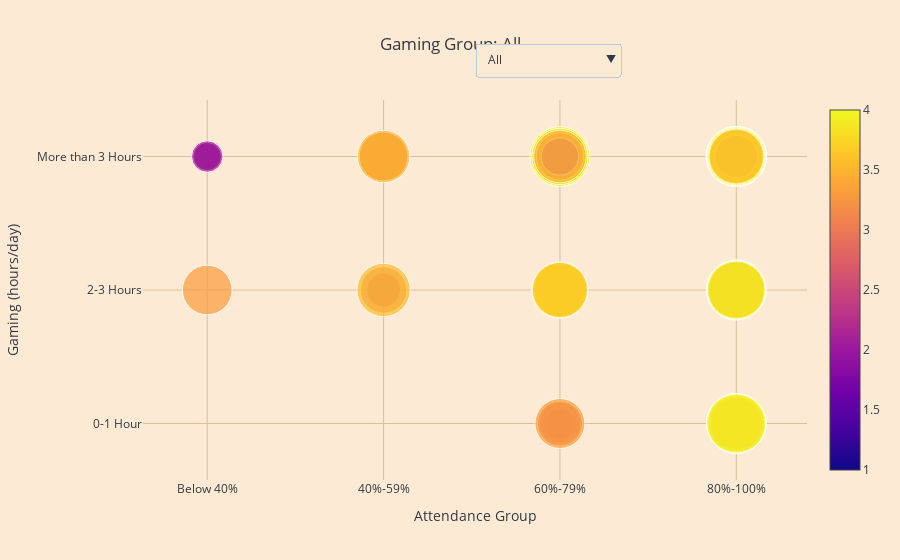

Notebook cell for this chart:
### Code cell
# Run eerste deze cel voordat je verder gaat 

# Hieronder de libraries die gebruikt zijn
import pandas as pd
import plotly.express as px
import plotly.graph_objects as go

# Hieronder laad je de datasets in
df1 = pd.read_csv("StudentPerformanceFactors.csv")
df2 = pd.read_csv("gameandgrade.csv")
df3 = pd.read_csv("ResearchInformation3.csv")

# Letop! krijg je een error dan heb je waarschijlijk een andere naam aan de datasets gegeven 
# of de datasets staan niet in dezelfde map als de jupyter notebook 

import pandas as pd
import plotly.graph_objects as go

# Load datasets
df1 = pd.read_csv("StudentPerformanceFactors.csv")
df2 = pd.read_csv("gameandgrade.csv")
df3 = pd.read_csv("ResearchInformation3.csv")

# Select the dataset with required columns
for df_candidate in [df1, df2, df3]:
    if {"Gaming", "Attendance", "Overall"}.issubset(df_candidate.columns):
        df = df_candidate
        break
else:
    raise ValueError("No dataset contains all required columns.")

# Clean and prepare data
df_clean = df[["Gaming", "Attendance", "Overall"]].dropna().copy()

# Define categorical order
gaming_order = ["More than 3 Hours", "2-3 Hours", "0-1 Hour"]
attendance_order = ["Below 40%", "40%-59%", "60%-79%", "80%-100%"]

df_clean["Gaming"] = pd.Categorical(df_clean["Gaming"], categories=gaming_order, ordered=True)
df_clean["Attendance"] = pd.Categorical(df_clean["Attendance"], categories=attendance_order, ordered=True)

# Create trace for "All"
trace_all = go.Scatter(
    x=df_clean["Attendance"],
    y=df_clean["Gaming"],
    mode='markers',
    name="All",
    visible=True,
    marker=dict(
        size=df_clean["Overall"] * 15,
        color=df_clean["Overall"],
        colorscale="Plasma",
        showscale=True  # Colorbar is shown
    ),
    text=[f"Attendance: {a}<br>Gaming: {g}<br>CGPA: {c:.2f}" 
          for a, g, c in zip(df_clean["Attendance"], df_clean["Gaming"], df_clean["Overall"])],
    hoverinfo='skip'
)

# Create traces per gaming group
group_traces = []
for group in gaming_order:
    group_data = df_clean[df_clean["Gaming"] == group]
    trace = go.Scatter(
        x=group_data["Attendance"],
        y=group_data["Gaming"],
        mode='markers',
        name=group,
        visible=False,
        marker=dict(
            size=group_data["Overall"] * 15,
            color=group_data["Overall"],
            colorscale="Plasma",
            showscale=True  # Colorbar
        ),
        text=[f"Attendance: {a}<br>CGPA: {c:.2f}" 
              for a, c in zip(group_data["Attendance"], group_data["Overall"])],
        hoverinfo='skip'
    )
    group_traces.append(trace)

# All traces
all_traces = [trace_all] + group_traces

# Dropdown buttons
dropdown_buttons = [
    dict(
        label="All",
        method="update",
        args=[
            {"visible": [True] + [False]*len(gaming_order)},
            {"title": "Gaming Group: All"}
        ]
    )
]

for i, group in enumerate(gaming_order):
    visible_array = [False] * (len(gaming_order) + 1)
    visible_array[i + 1] = True
    dropdown_buttons.append(
        dict(
            label=group,
            method="update",
            args=[
                {"visible": visible_array},
                {"title": f"Gaming Group: {group}"}
            ]
        )
    )

# Layout
layout = go.Layout(
    title="Gaming Group: All",
    xaxis=dict(title="Attendance Group", categoryorder='array', categoryarray=attendance_order),
    yaxis=dict(title="Gaming (hours/day)", categoryorder='array', categoryarray=gaming_order[::-1]),
    updatemenus=[
        dict(
            buttons=dropdown_buttons,
            direction="down",
            showactive=True,
            x=0.5,
            xanchor="left",
            y=1.15,
            yanchor="top"
        )
    ],
    margin=dict(t=100),
    height=600
)

# Show figure
fig = go.Figure(data=all_traces, layout=layout)
fig.show()

### Figure 1 — Plotly figure (JSON) as saved in the notebook; plotly's stock layout.template omitted (floating-point values rounded to 4 significant figures; data arrays with more than 128 entries replaced by an {"elided": "..."} marker saying what was removed)
{"data": [{"hoverinfo": "skip", "marker": {"color": {"elided": "493 float values"}, "colorscale": [[0, "#0d0887"], [0.1111, "#46039f"], [0.2222, "#7201a8"], [0.3333, "#9c179e"], [0.4444, "#bd3786"], [0.5556, "#d8576b"], [0.6667, "#ed7953"], [0.7778, "#fb9f3a"], [0.8889, "#fdca26"], [1, "#f0f921"]], "showscale": true, "size": {"elided": "493 float values"}}, "mode": "markers", "name": "All", "text": {"elided": "493 str values"}, "type": "scatter", "visible": true, "x": {"elided": "493 str values"}, "y": {"elided": "493 str values"}}, {"hoverinfo": "skip", "marker": {"color": {"elided": "302 float values"}, "colorscale": [[0, "#0d0887"], [0.1111, "#46039f"], [0.2222, "#7201a8"], [0.3333, "#9c179e"], [0.4444, "#bd3786"], [0.5556, "#d8576b"], [0.6667, "#ed7953"], [0.7778, "#fb9f3a"], [0.8889, "#fdca26"], [1, "#f0f921"]], "showscale": true, "size": {"elided": "302 float values"}}, "mode": "markers", "name": "More than 3 Hours", "text": {"elided": "302 str values"}, "type": "scatter", "visible": false, "x": {"elided": "302 str values"}, "y": {"elided": "302 str values"}}, {"hoverinfo": "skip", "marker": {"color": {"elided": "141 float values"}, "colorscale": [[0, "#0d0887"], [0.1111, "#46039f"], [0.2222, "#7201a8"], [0.3333, "#9c179e"], [0.4444, "#bd3786"], [0.5556, "#d8576b"], [0.6667, "#ed7953"], [0.7778, "#fb9f3a"], [0.8889, "#fdca26"], [1, "#f0f921"]], "showscale": true, "size": {"elided": "141 float values"}}, "mode": "markers", "name": "2-3 Hours", "text": {"elided": "141 str values"}, "type": "scatter", "visible": false, "x": {"elided": "141 str values"}, "y": {"elided": "141 str values"}}, {"hoverinfo": "skip", "marker": {"color": [3.35, 3.467, 1.8, 2.0, 2.5, 2.79, 3.0, 3.11, 3.39, 3.5, 3.5, 3.54, 3.65, 3.65, 3.78, 3.78, 3.8, 3.8, 3.84, 3.87, 3.88, 3.88, 3.88, 3.88, 3.88, 3.88, 3.93, 3.94, 3.94, 3.94, 3.94, 3.94, 3.94, 3.94, 3.94, 3.94, 3.94, 3.94, 3.94, 3.94, 3.95, 4.0, 3.33, 3.6, 3.8, 3.17, 3.5, 3.5, 3.78, 3.94], "colorscale": [[0, "#0d0887"], [0.1111, "#46039f"], [0.2222, "#7201a8"], [0.3333, "#9c179e"], [0.4444, "#bd3786"], [0.5556, "#d8576b"], [0.6667, "#ed7953"], [0.7778, "#fb9f3a"], [0.8889, "#fdca26"], [1, "#f0f921"]], "showscale": true, "size": [50.25, 52.01, 27.0, 30.0, 37.5, 41.85, 45.0, 46.65, 50.85, 52.5, 52.5, 53.1, 54.75, 54.75, 56.7, 56.7, 57.0, 57.0, 57.6, 58.05, 58.2, 58.2, 58.2, 58.2, 58.2, 58.2, 58.95, 59.1, 59.1, 59.1, 59.1, 59.1, 59.1, 59.1, 59.1, 59.1, 59.1, 59.1, 59.1, 59.1, 59.25, 60.0, 49.95, 54.0, 57.0, 47.55, 52.5, 52.5, 56.7, 59.1]}, "mode": "markers", "name": "0-1 Hour", "text": ["Attendance: 80%-100%<br>CGPA: 3.35", "Attendance: 80%-100%<br>CGPA: 3.47", "Attendance: 80%-100%<br>CGPA: 1.80", "Attendance: 60%-79%<br>CGPA: 2.00", "Attendance: 80%-100%<br>CGPA: 2.50", "Attendance: 60%-79%<br>CGPA: 2.79", "Attendance: 60%-79%<br>CGPA: 3.00", "Attendance: 80%-100%<br>CGPA: 3.11", "Attendance: 80%-100%<br>CGPA: 3.39", "Attendance: 80%-100%<br>CGPA: 3.50", "Attendance: 80%-100%<br>CGPA: 3.50", "Attendance: 80%-100%<br>CGPA: 3.54", "Attendance: 80%-100%<br>CGPA: 3.65", "Attendance: 80%-100%<br>CGPA: 3.65", "Attendance: 80%-100%<br>CGPA: 3.78", "Attendance: 80%-100%<br>CGPA: 3.78", "Attendance: 80%-100%<br>CGPA: 3.80", "Attendance: 80%-100%<br>CGPA: 3.80", "Attendance: 80%-100%<br>CGPA: 3.84", "Attendance: 80%-100%<br>CGPA: 3.87", "Attendance: 80%-100%<br>CGPA: 3.88", "Attendance: 80%-100%<br>CGPA: 3.88", "Attendance: 80%-100%<br>CGPA: 3.88", "Attendance: 80%-100%<br>CGPA: 3.88", "Attendance: 80%-100%<br>CGPA: 3.88", "Attendance: 80%-100%<br>CGPA: 3.88", "Attendance: 80%-100%<br>CGPA: 3.93", "Attendance: 80%-100%<br>CGPA: 3.94", "Attendance: 80%-100%<br>CGPA: 3.94", "Attendance: 80%-100%<br>CGPA: 3.94", "Attendance: 80%-100%<br>CGPA: 3.94", "Attendance: 80%-100%<br>CGPA: 3.94", "Attendance: 80%-100%<br>CGPA: 3.94", "Attendance: 80%-100%<br>CGPA: 3.94", "Attendance: 80%-100%<br>CGPA: 3.94", "Attendance: 80%-100%<br>CGPA: 3.94", "Attendance: 80%-100%<br>CGPA: 3.94", "Attendance: 80%-100%<br>CGPA: 3.94", "Attendance: 80%-100%<br>CGPA: 3.94", "Attendance: 80%-100%<br>CGPA: 3.94", "Attendance: 80%-100%<br>CGPA: 3.95", "Attendance: 80%-100%<br>CGPA: 4.00", "Attendance: 60%-79%<br>CGPA: 3.33", "Attendance: 80%-100%<br>CGPA: 3.60", "Attendance: 80%-100%<br>CGPA: 3.80", "Attendance: 80%-100%<br>CGPA: 3.17", "Attendance: 80%-100%<br>CGPA: 3.50", "Attendance: 80%-100%<br>CGPA: 3.50", "Attendance: 80%-100%<br>CGPA: 3.78", "Attendance: 80%-100%<br>CGPA: 3.94"], "type": "scatter", "visible": false, "x": ["80%-100%", "80%-100%", "80%-100%", "60%-79%", "80%-100%", "60%-79%", "60%-79%", "80%-100%", "80%-100%", "80%-100%", "80%-100%", "80%-100%", "80%-100%", "80%-100%", "80%-100%", "80%-100%", "80%-100%", "80%-100%", "80%-100%", "80%-100%", "80%-100%", "80%-100%", "80%-100%", "80%-100%", "80%-100%", "80%-100%", "80%-100%", "80%-100%", "80%-100%", "80%-100%", "80%-100%", "80%-100%", "80%-100%", "80%-100%", "80%-100%", "80%-100%", "80%-100%", "80%-100%", "80%-100%", "80%-100%", "80%-100%", "80%-100%", "60%-79%", "80%-100%", "80%-100%", "80%-100%", "80%-100%", "80%-100%", "80%-100%", "80%-100%"], "y": ["0-1 Hour", "0-1 Hour", "0-1 Hour", "0-1 Hour", "0-1 Hour", "0-1 Hour", "0-1 Hour", "0-1 Hour", "0-1 Hour", "0-1 Hour", "0-1 Hour", "0-1 Hour", "0-1 Hour", "0-1 Hour", "0-1 Hour", "0-1 Hour", "0-1 Hour", "0-1 Hour", "0-1 Hour", "0-1 Hour", "0-1 Hour", "0-1 Hour", "0-1 Hour", "0-1 Hour", "0-1 Hour", "0-1 Hour", "0-1 Hour", "0-1 Hour", "0-1 Hour", "0-1 Hour", "0-1 Hour", "0-1 Hour", "0-1 Hour", "0-1 Hour", "0-1 Hour", "0-1 Hour", "0-1 Hour", "0-1 Hour", "0-1 Hour", "0-1 Hour", "0-1 Hour", "0-1 Hour", "0-1 Hour", "0-1 Hour", "0-1 Hour", "0-1 Hour", "0-1 Hour", "0-1 Hour", "0-1 Hour", "0-1 Hour"]}], "layout": {"autosize": true, "margin": {"t": 100}, "title": {"text": "Gaming Group: All"}, "updatemenus": [{"buttons": [{"args": [{"visible": [true, false, false, false]}, {"title": "Gaming Group: All"}], "label": "All", "method": "update"}, {"args": [{"visible": [false, true, false, false]}, {"title": "Gaming Group: More than 3 Hours"}], "label": "More than 3 Hours", "method": "update"}, {"args": [{"visible": [false, false, true, false]}, {"title": "Gaming Group: 2-3 Hours"}], "label": "2-3 Hours", "method": "update"}, {"args": [{"visible": [false, false, false, true]}, {"title": "Gaming Group: 0-1 Hour"}], "label": "0-1 Hour", "method": "update"}], "direction": "down", "showactive": true, "x": 0.5, "xanchor": "left", "y": 1.15, "yanchor": "top"}], "xaxis": {"autorange": true, "categoryarray": ["Below 40%", "40%-59%", "60%-79%", "80%-100%"], "categoryorder": "array", "range": [-0.3162, 3.344], "title": {"text": "Attendance Group"}, "type": "category"}, "yaxis": {"autorange": true, "categoryarray": ["0-1 Hour", "2-3 Hours", "More than 3 Hours"], "categoryorder": "array", "range": [-0.3861, 2.386], "title": {"text": "Gaming (hours/day)"}, "type": "category"}}}
